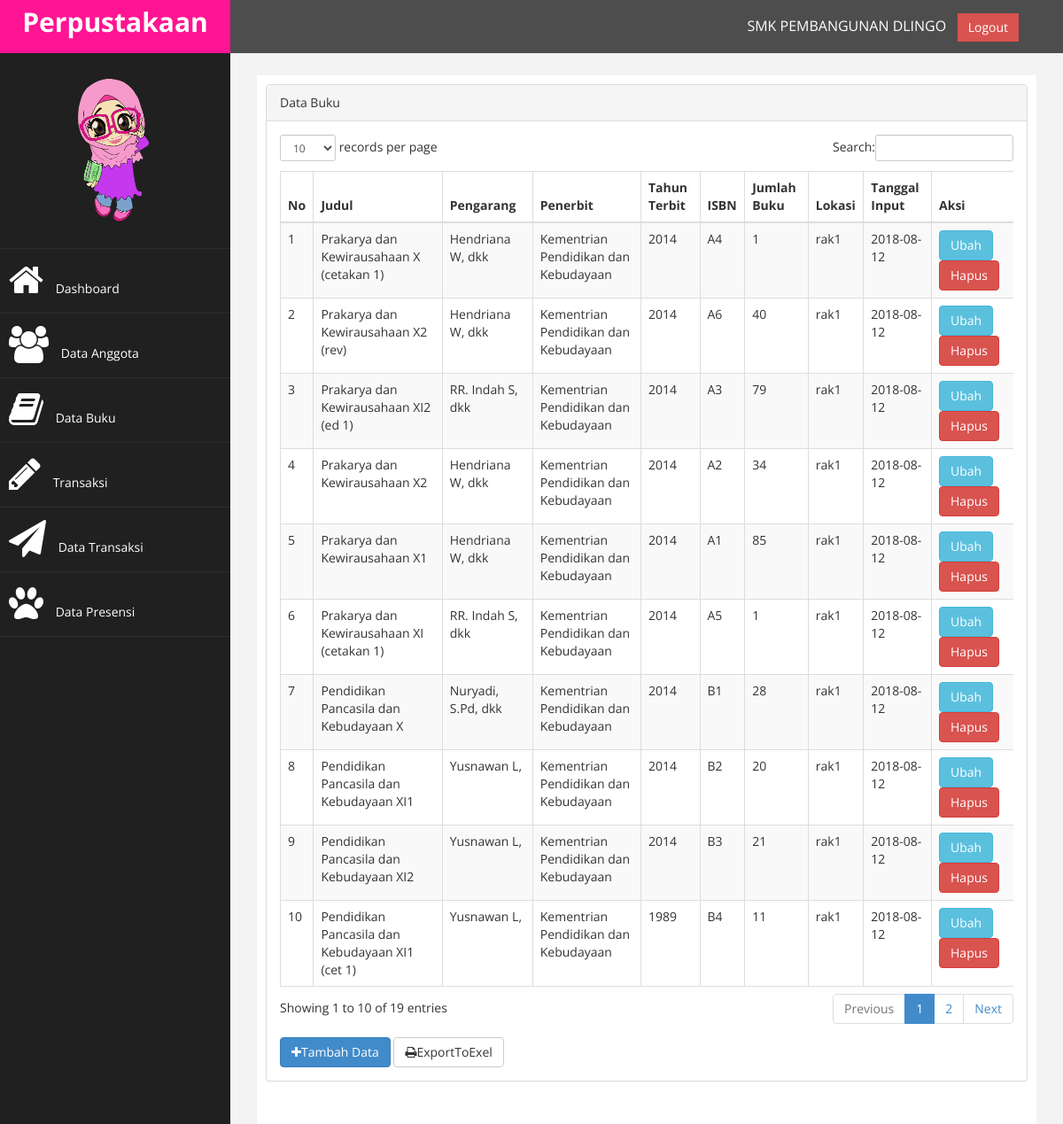
The app's page /index.php?page=buku (signed in) with its own data.
### tables this page shows
CREATE TABLE `tb_buku` (
  `id` int(9) NOT NULL auto_increment,
  `judul` varchar(200) NOT NULL,
  `pengarang` varchar(100) NOT NULL,
  `penerbit` varchar(150) NOT NULL,
  `tahun_terbit` varchar(4) NOT NULL,
  `isbn` varchar(25) NOT NULL,
  `jumlah_buku` int(3) NOT NULL,
  `lokasi` enum('rak1','rak2','rak3') NOT NULL,
  `tgl_input` date NOT NULL,
  PRIMARY KEY  (`id`)
);

### page/buku/buku.php (the view, shortened to what this page needs)
 <div class="row">
                <div class="col-md-12">
                    <div class="panel panel-default">
                        <div class="panel-heading">
                             Data Buku
                        </div>
                        <div class="panel-body">
                            <div class="table-responsive">
                                <table class="table table-striped table-bordered table-hover" id="dataTables-example">
                                    <thead>
                                        <tr>
                                            <th>No</th>
                                            <th>Judul</th>
                                            <th>Pengarang</th>
                                            <th>Penerbit</th>
                                            <th>Tahun Terbit</th>
                                            <th>ISBN</th>
                                            <th>Jumlah Buku</th>
                                            <th>Lokasi</th>
                                            <th>Tanggal Input</th>
                                            <th>Aksi</th>
                                        </tr>
                                    </thead>
                                    <tbody>
                                        <?php
                                            $no = 1;
                                            $sql = $koneksi->query("select * from tb_buku");
                                            while ($data=$sql->fetch_assoc()) {
                                        ?>
                                        <tr>
                                            <td><?php echo $no++; ?></td>
                                            <td><?php echo $data['judul']; ?></td>
                                            <td><?php echo $data['pengarang']; ?></td>
                                            <td><?php echo $data['penerbit']; ?></td>
                                            <td><?php echo $data['tahun_terbit']; ?></td>
                                            <td><?php echo $data['isbn']; ?></td>
                                            <td><?php echo $data['jumlah_buku']; ?></td>
                                            <td><?php echo $data['lokasi']; ?></td>
                                            <td><?php echo $data['tgl_input']; ?></td>
                                            <td>
                                                <a href="?page=buku&aksi=ubah&id=<?php echo $data['id']; ?>" class="btn btn-info">Ubah</a>
                                                <a onclick="return confirm('Anda Yakin Akan Menghapus Data ini...???')" href="?page=buku&aksi=hapus&id=<?php echo $data['id']; ?>"" class="btn btn-danger">Hapus</a>
                                            </td>
                                        </tr>
                                        <?php } ?>
                                    </tbody>
                                </div>
                            </div>
                        </div>
                    </div>
                </div>
                                <a href="?page=buku&aksi=tambah" class="btn btn-primary" style="margin-top: 8px;"><i class="fa fa-plus"></i>Tambah Data</a>
                                 <a href="./laporan/laporan_buku_exel.php" target="blank" class="btn btn-default" style="margin-top: 8px"><i class="fa fa-print"></i>ExportToExel</a>
        </div>
    </div>
</div>

### assets/css/custom.css (style rules this page uses)
body { font-family: 'Open Sans', sans-serif; }

### records on screen
tb_buku: judul "Prakarya dan Kewirausahaan X (cetakan 1)", pengarang "Hendriana W, dkk", penerbit "Kementrian Pendidikan dan Kebudayaan", tahun_terbit "2014", isbn "A4", jumlah_buku "1", lokasi "rak1", tgl_input "2018-08-12"
tb_buku: judul "Prakarya dan Kewirausahaan X2 (rev)", pengarang "Hendriana W, dkk", penerbit "Kementrian Pendidikan dan Kebudayaan", tahun_terbit "2014", isbn "A6", jumlah_buku "40", lokasi "rak1", tgl_input "2018-08-12"
tb_buku: judul "Prakarya dan Kewirausahaan XI2 (ed 1)", pengarang "RR. Indah S, dkk", penerbit "Kementrian Pendidikan dan Kebudayaan", tahun_terbit "2014", isbn "A3", jumlah_buku "79", lokasi "rak1", tgl_input "2018-08-12"
tb_buku: judul "Prakarya dan Kewirausahaan X2", pengarang "Hendriana W, dkk", penerbit "Kementrian Pendidikan dan Kebudayaan", tahun_terbit "2014", isbn "A2", jumlah_buku "34", lokasi "rak1", tgl_input "2018-08-12"
tb_buku: judul "Prakarya dan Kewirausahaan X1", pengarang "Hendriana W, dkk", penerbit "Kementrian Pendidikan dan Kebudayaan", tahun_terbit "2014", isbn "A1", jumlah_buku "85", lokasi "rak1", tgl_input "2018-08-12"
tb_buku: judul "Prakarya dan Kewirausahaan XI (cetakan 1)", pengarang "RR. Indah S, dkk", penerbit "Kementrian Pendidikan dan Kebudayaan", tahun_terbit "2014", isbn "A5", jumlah_buku "1", lokasi "rak1", tgl_input "2018-08-12"
tb_buku: judul "Pendidikan Pancasila dan Kebudayaan X", pengarang "Nuryadi, S.Pd, dkk", penerbit "Kementrian Pendidikan dan Kebudayaan", tahun_terbit "2014", isbn "B1", jumlah_buku "28", lokasi "rak1", tgl_input "2018-08-12"
tb_buku: judul "Pendidikan Pancasila dan Kebudayaan XI1", pengarang "Yusnawan L,", penerbit "Kementrian Pendidikan dan Kebudayaan", tahun_terbit "2014", isbn "B2", jumlah_buku "20", lokasi "rak1", tgl_input "2018-08-12"
tb_buku: judul "Pendidikan Pancasila dan Kebudayaan XI2", pengarang "Yusnawan L,", penerbit "Kementrian Pendidikan dan Kebudayaan", tahun_terbit "2014", isbn "B3", jumlah_buku "21", lokasi "rak1", tgl_input "2018-08-12"
tb_buku: judul "Pendidikan Pancasila dan Kebudayaan XI1 (cet 1)", pengarang "Yusnawan L,", penerbit "Kementrian Pendidikan dan Kebudayaan", tahun_terbit "1989", isbn "B4", jumlah_buku "11", lokasi "rak1", tgl_input "2018-08-12"
